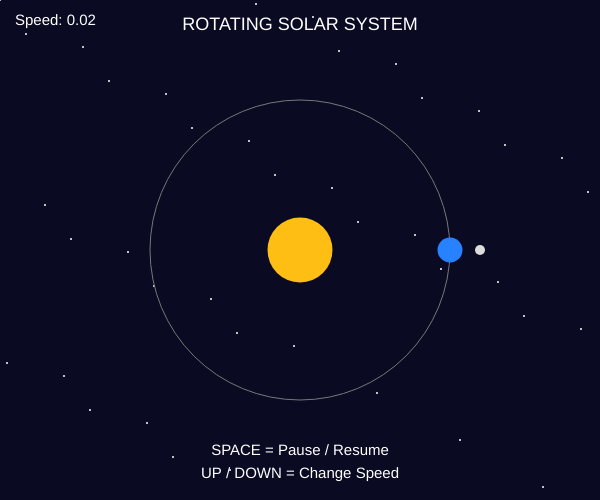
Frame 1 (no input)
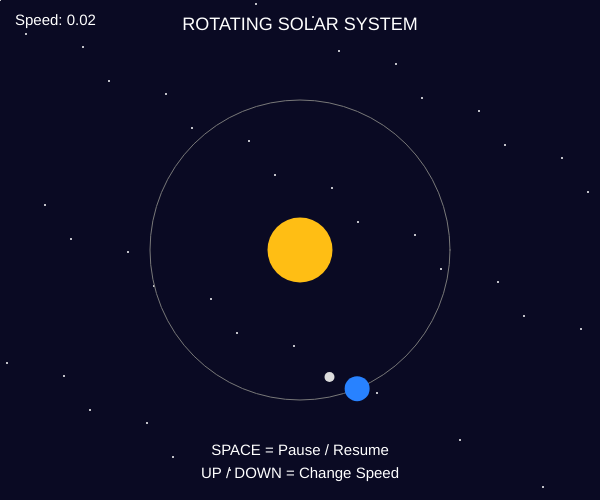
Frame 60 (no input)
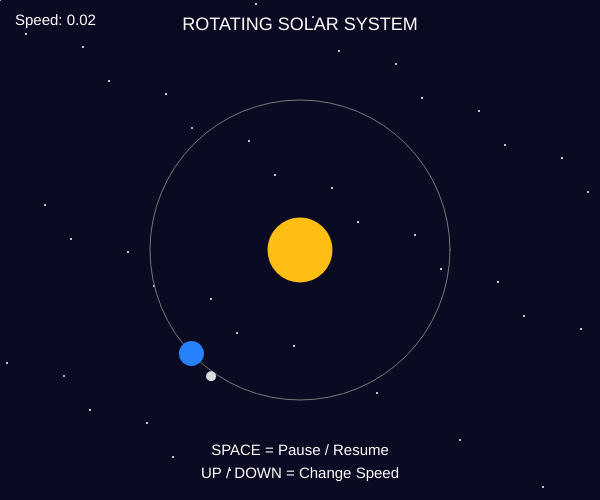
Frame 120 (the mouse pressed at the canvas centre since frame 60)

The p5.js sketch that drew these frames (run headless with seeded random() and noise() and a simulated clock; from frame 60 on, the mouse is pressed at the canvas centre):

// p5.js sketch
// ── sketch.js

// ROTATING SOLAR SYSTEM
// Math-Based Animation using p5.js
//Verdeprado,Sarmain A.

let angle = 0;
let moonAngle = 0;

let speed = 0.02;
let paused = false;

let orbitRadius = 150;
let moonRadius = 30;

function setup() {

  createCanvas(600, 500);

  angleMode(RADIANS);
}

function draw() {
 
  background(10, 10, 35);

  fill(255);
  noStroke();

  for (let i = 0; i < 40; i++) {
    let x = (i * 83) % width;
    let y = (i * 47) % height;
    circle(x, y, 2);
  }

  let centerX = width / 2;
  let centerY = height / 2;

  noStroke();
  fill(255, 190, 20);
  circle(centerX, centerY, 65);


  noFill();
  stroke(120);
  strokeWeight(1);
  circle(centerX, centerY, orbitRadius * 2);

  let earthX = centerX + orbitRadius * cos(angle);
  let earthY = centerY + orbitRadius * sin(angle);

 
  noStroke();
  fill(40, 130, 255);
  circle(earthX, earthY, 25);

  let moonX = earthX + moonRadius * cos(moonAngle);
  let moonY = earthY + moonRadius * sin(moonAngle);

 
  fill(220);
  circle(moonX, moonY, 10);

  if (!paused) {
    angle += speed;
    moonAngle += speed * 3;
  }

  fill(255);
  textSize(18);
  textAlign(CENTER);
  text("ROTATING SOLAR SYSTEM", width / 2, 30);

  textSize(15);
  text("SPACE = Pause / Resume", width / 2, 455);
  text("UP / DOWN = Change Speed", width / 2, 478);

  
  textAlign(LEFT);
  text("Speed: " + speed.toFixed(2), 15, 25);
}


function keyPressed() {

  if (key === ' ') {
    paused = !paused;
  }

  if (keyCode === UP_ARROW) {
    speed += 0.01;
  }

  if (keyCode === DOWN_ARROW) {
    speed = max(0.01, speed - 0.01);
  }
}
